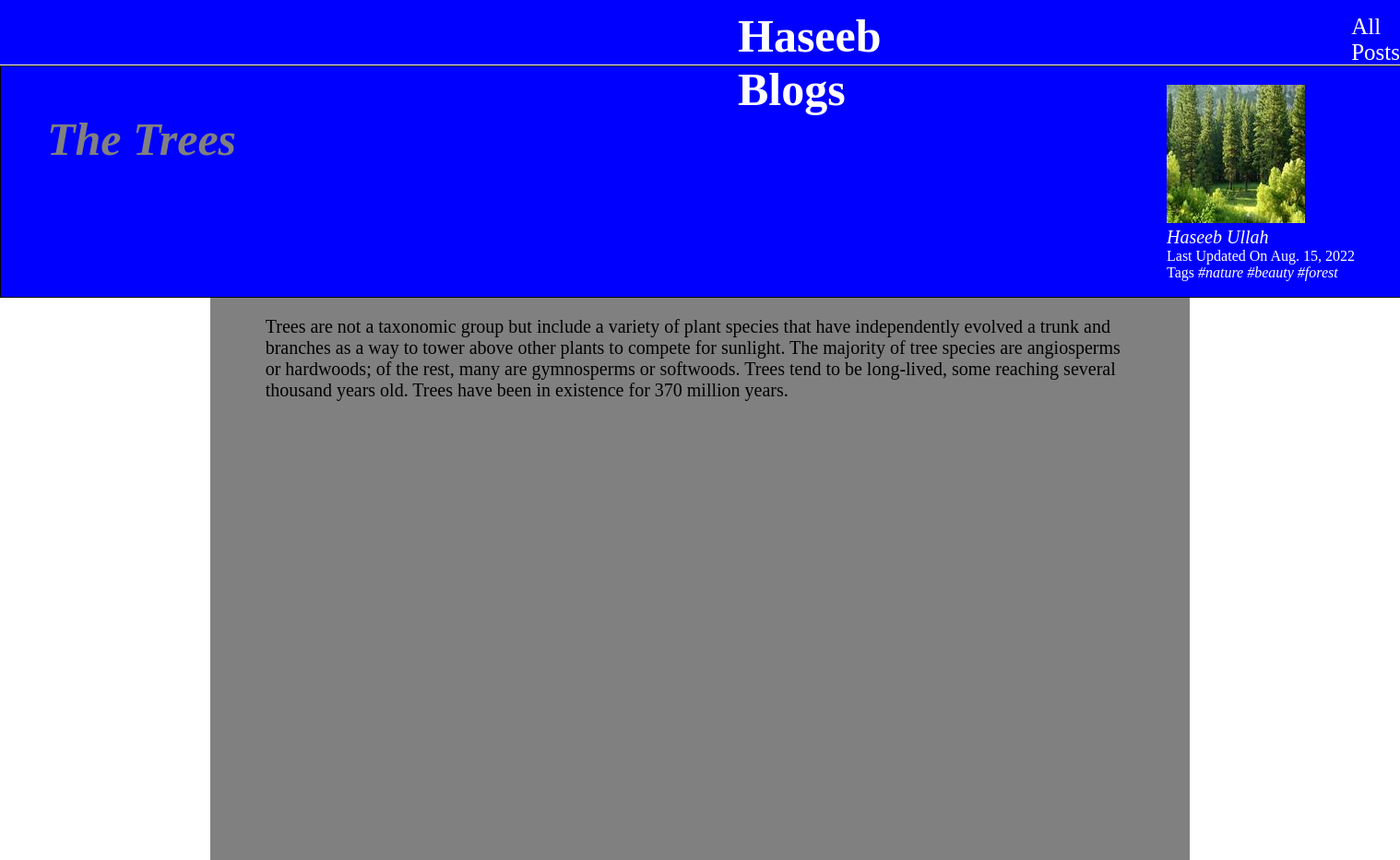
The page /blog/post-detail/the-trees on the database its author committed.
### blogapp/models.py (models this page shows, shortened)
class Post(models.Model):
    title = models.CharField(max_length=150)
    image_name = models.CharField(max_length=100)
    slug = models.SlugField(unique=True)
    date = models.DateField(auto_now=True)
    content = models.TextField(validators=[MinLengthValidator(10)])
    author = models.ForeignKey("Author", on_delete=models.SET_NULL, null=True, related_name="posts")
    tags = models.ManyToManyField("Tag")

class Author(models.Model):
    first_name = models.CharField(max_length=150)
    last_name = models.CharField(max_length=150)
    email_address = models.EmailField()
    def full_name(self):
        return f"{self.first_name} {self.last_name}"
    def __str__(self):
        return f"{self.full_name()}"

class Tag(models.Model):
    caption = models.CharField(max_length=100)

### blogapp/views.py (the view)
# urls.py: path('post-detail/<slug:slug>', views.post_detail, name='post_detail_page'),
def post_detail(request, slug):
    identified_post = get_object_or_404(Post, slug=slug)
    post_tags = identified_post.tags.all()
    return render(request, 'detail-post.html', {'identified_post': identified_post,
                                                'post_tags': post_tags})

### blogapp/templates/detail-post.html (shortened to what this page needs)
{% extends 'base.html' %}
{% load static %}
{% block css_styling %}
<link rel="stylesheet" href="{%static 'detail-post.css' %}">
<link rel="stylesheet" href="{%static 'index.css' %}">
{% endblock %}
{% block content %}
<div id="summary">
    <h2>{{identified_post.title}}</h2>
    <article>
        <img src="{%static 'images/'|add:identified_post.image_name' %}" alt="{{identified_post.title}}">
        <address><a class="address-name" href="mailto:{{post.author.email_address}}"> {{identified_post.author}}</a></address>
        <div>
            Last Updated On <time>{{identified_post.date}}</time>
        </div>
        <div>
            Tags
            {% for tag in post_tags %}
            <span>{{tag.caption}}</span>
            {% endfor %}
        </div>
    </article>
</div>
<main>
    <p>{{identified_post.content| linebreaks}}</p>
</main>
{% endblock %}

### templates/base.html (shortened to what this page needs)
<!DOCTYPE html>
<html lang="en">
<head>
     {% block css_styling %}{% endblock %}
</head>
<body>
<header id="main-navigation">
    <h1><a href="{% url 'starting_page' %}">Haseeb Blogs</a></h1>
    <nav>
        <a href="{% url 'all_posts' %}">All Posts</a>
    </nav>
</header>
{% block content %}{% endblock %}
</body>
</html>

### blogapp/static/detail-post.css (style rules this page uses)
h2 { color:red; font-size:50px; color:grey; margin-left:50px; margin-top:50px; font-style:italic; }
#summary { height:250px; width:100%; background-color:blue; border:1px solid black; display:flex; color:white; }
#summary article { margin-left:auto; margin-right: 50px; margin-top: 20px; }
#summary article span { font-style:italic; }
.address-name { font-size:20px; text-decoration:none; color:white; }
main { margin-top:50px; height:610px; width:70%; background-color:grey; display:flex; margin:auto; }
main p { font-size:20px; margin:20px; }

### blogapp/static/index.css (style rules this page uses)
* { margin:0; padding:0; text-decoration:none; list-style:none; }
#main-navigation { height:70px; width:100%; background-color:blue; display:flex; border-bottom:1px solid white; }
#main-navigation h1 { margin-left: 800px; margin-top: 10px; font-size:50px; }
#main-navigation a { text-decoration:none; color:white; }
nav { margin-left:500px; margin-top:15px; font-size:25px; }

### rows shown on the page
Post: title "The Trees", image_name (picture), author "Haseeb Ullah", date "Aug. 15, 2022", content "Trees are not a taxonomic group but include a variety of plant species that have independently evolved a trunk and branches as a way to tower above other plants to compete for sunlight. The majority of tree species are angiosperms or hardwoods; of the rest, many are gymnosperms or softwoods. Trees tend to be long-lived, some reaching several thousand years old. Trees have been in existence for 370 million years."
Tag: caption "#nature"
Tag: caption "#beauty"
Tag: caption "#forest"
